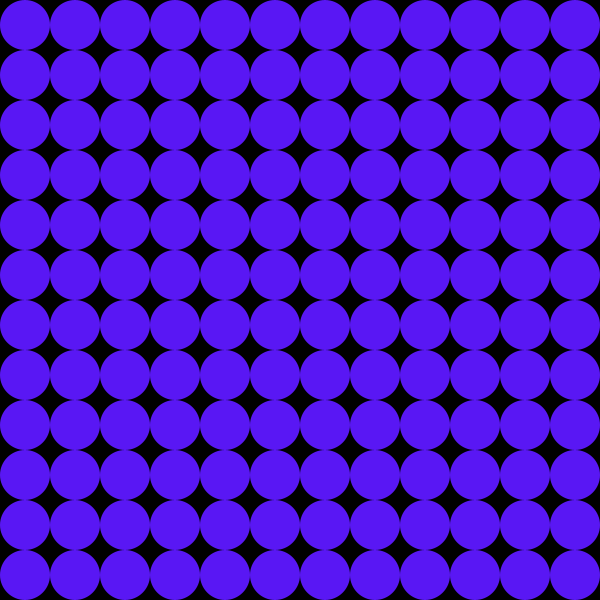
Frame 1 (no input)
Frame 60 (the mouse pressed at the canvas centre just before this capture): identical to frame 1, image omitted
Frame 120 (the mouse held since frame 60 and released just before this capture): identical to frame 1, image omitted

The Processing sketch that drew this single still picture (run headless with seeded random() and noise(); from frame 60 on, the mouse is pressed at the canvas centre):

// Processing sketch: processing_158609
// ── processing_158609.pde

//mouseOvers inside a nested for-Loop
//jeg, coding for artists example

color ellFillOn = color(23, 244, 89); //this is th color to be used when the mouse is ON the ellipse
color ellFillOff = color(89, 23, 244); //this is the color to be used when the mouse is OFF the ellipse
color ellFill; //this variable will be the color of the ellipse, we will change its value

float across, down;

void setup() {
  size(600, 600); //pick a size for our canvas
  across =  50; //how wide are the circles
  down =  50; //and how tall are our circles
  smooth(); //smoothe it out . . .
}

void draw() {
  background(0);
  noStroke();
  for (int i = 0; i < width/across; i++) { //width of the canvas divided by width of the circle gives us the number of objects across
    for (int j = 0; j < height/down; j++) { //same goes for the y axis
      float distance = dist(mouseX - across/2, mouseY - down/2, across * i, down * j); //constantly computing the distance form the cursor/mouse to the center of the circle being drawn

      if (distance < across/2) { //check if the distance is less than half the diameter of the circle
        ellFill = ellFillOn; //if so, change the fill . . .
        println("Over the ellipse.");
      } else {
        ellFill = ellFillOff; //else, use that other color . . .
        println(" ");
      }
      ellipseMode(CORNER);
      fill(ellFill);      
      ellipse(i * across, j * down, across, down); //finally draw your ellipse . . .
    }
  }
}

/*Possible variations . . .
Use the iterator, the i and the j to change aspects of how the circles are drawn . . .
1. 'i' affects color and 'j' affects size of circle for example . . .
2. User another shape! (line, arc, rect, PShape)
*/
